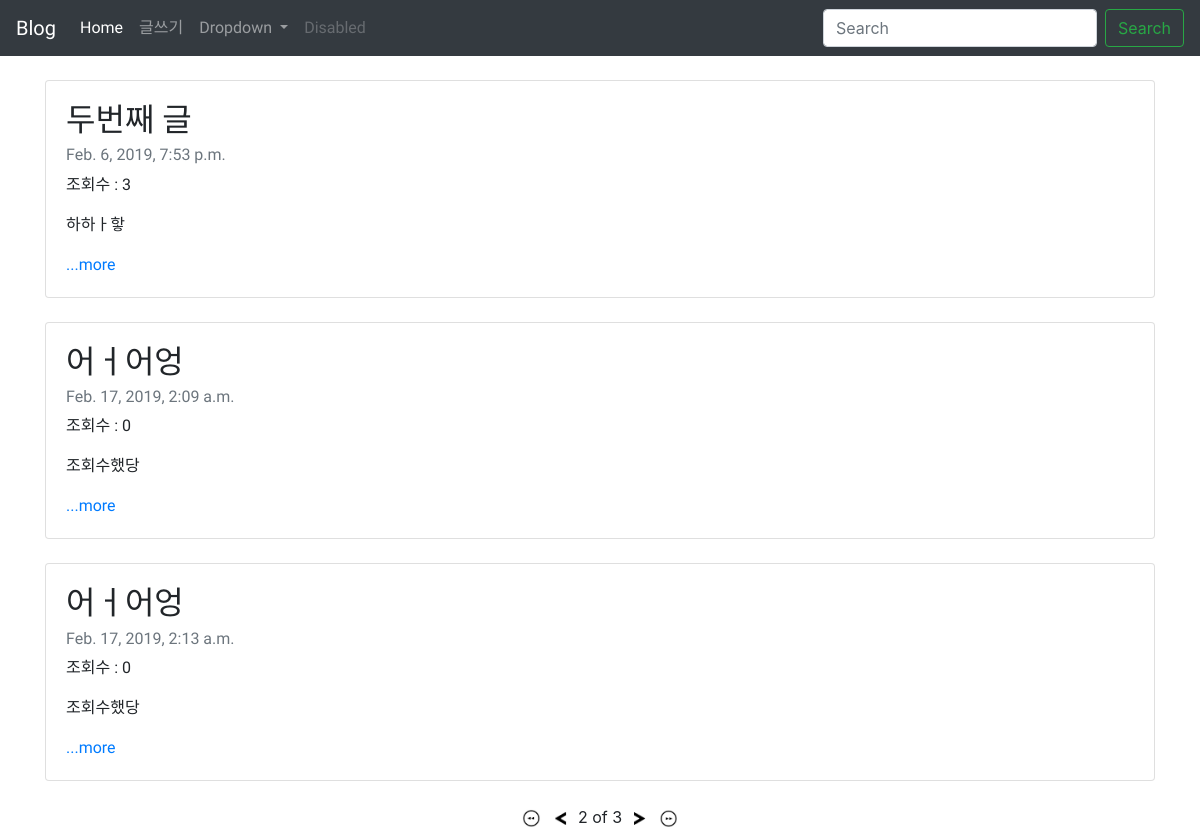
Screenshot of /?page=2 with the database file from the repository.
### blogapp/models.py (models this page shows, shortened)
class Blog(models.Model):
    title = models.CharField(max_length=200)
    pub_date = models.DateTimeField('date published')
    body = models.TextField()
    post_hit = models.PositiveIntegerField(default=0)
    def summary(self):
        return self.body[:100]

### blogapp/views.py (the view)
# urls.py: 2. Add a URL to urlpatterns:  path('', views.home, name='home')
def home(request):
    blogs = Blog.objects
    blog_list = Blog.objects.all()
    paginator = Paginator(blog_list, 3)
    page = request.GET.get('page')
    posts = paginator.get_page(page)
    return render(request, 'home.html', {'blogs':blogs, 'posts':posts})

### blogapp/templates/home.html
{% extends 'base.html' %}
{% block contents %}
{% load staticfiles %}
<body>
<br>
    {% for blog in posts %}
        <div class = "container">
            <div class="card">
                <div class="card-body">
                    <h2 class="card-title">{{blog.title}}</h2>
                    <h6 class="card-subtitle mb-2 text-muted">{{blog.pub_date}}</h6>
                    <p class="card-text">조회수 : {{blog.post_hit}}</p>
                    <p class="card-text">{{blog.summary}}</p>
                    <a href="{% url 'detail' blog.id%}" class="card-link" style="font-family: 'Cute Font', cursive;">...more</a>
                </div>
            </div> <br>
        </div>
    {%endfor%}
    <div class = "container" style="text-align: center">
        {%if posts.has_previous%}
        <a href="?page=1"><img src="{% static 'fleft.jpg'%}" width="25" height="25" alt="First"></a>
        <a href="?page={{posts.previous_page_number}}"><img src="{% static 'left.jpg'%}" width="25" height="25" alt="Previous"></a>
        {%endif%}
        <span>{{posts.number}}</span>
        <span>of</span>
        <span>{{posts.paginator.num_pages}}</span>
        {%if posts.has_next%}
        <a href="?page={{posts.next_page_number}}"><img src="{% static 'right.png'%}" width="25" height="25" alt="Next"></a>
        <a href="?page={{posts.paginator.num_pages}}"><img src="{% static 'fright.png'%}" width="25" height="25" alt="Last"></a>
        {%endif%}
    </div>
</body>
{% endblock %}

### blogproject/templates/base.html (style rules this page uses)
h1,h2,h6,p,h4,.navbar-brand,.nav-link,.dropdown-menu,.dropdown-item,.nav-link disabled,.btn btn-outline-success my-2 my-sm-0 { font-family: 'Cute Font', cursive; }

### rows the page displays
Blog: title "두번째 글", pub_date "Feb. 6, 2019, 7:53 p.m.", post_hit "3", summary "하하ㅏ핳"
Blog: title "어ㅓ어엉", pub_date "Feb. 17, 2019, 2:09 a.m.", post_hit "0", summary "조회수했당"
Blog: title "어ㅓ어엉", pub_date "Feb. 17, 2019, 2:13 a.m.", post_hit "0", summary "조회수했당"

### other values shown
{{ posts.number }} "2"
{{ posts.paginator.num_pages }} "3"
